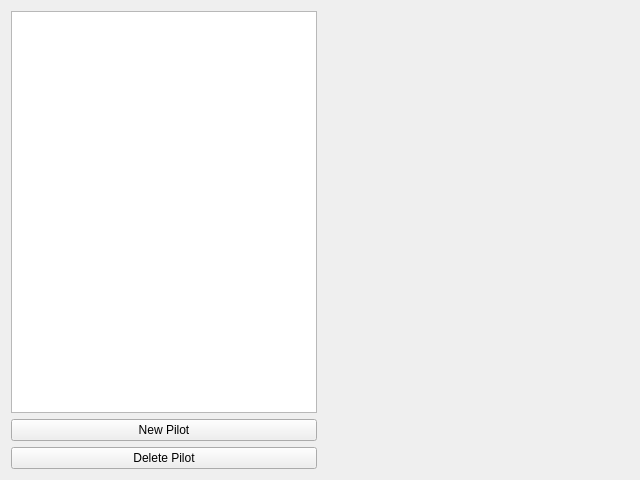
<?xml version="1.0" encoding="UTF-8"?>
<ui version="4.0">
 <class>PilotsWidget</class>
 <widget class="QWidget" name="PilotsWidget">
  <property name="geometry">
   <rect>
    <x>0</x>
    <y>0</y>
    <width>640</width>
    <height>480</height>
   </rect>
  </property>
  <property name="windowTitle">
   <string>Form</string>
  </property>
  <layout class="QGridLayout" name="gridLayout">
   <item row="0" column="0">
    <widget class="QTableView" name="tableView"/>
   </item>
   <item row="0" column="1">
    <layout class="QHBoxLayout" name="horizontalLayout">
     <item>
      <spacer name="horizontalSpacer">
       <property name="orientation">
        <enum>Qt::Horizontal</enum>
       </property>
       <property name="sizeHint" stdset="0">
        <size>
         <width>40</width>
         <height>20</height>
        </size>
       </property>
      </spacer>
     </item>
     <item>
      <widget class="QStackedWidget" name="stackedWidget">
       <widget class="QWidget" name="page"/>
       <widget class="QWidget" name="page_2"/>
      </widget>
     </item>
     <item>
      <spacer name="horizontalSpacer_2">
       <property name="orientation">
        <enum>Qt::Horizontal</enum>
       </property>
       <property name="sizeHint" stdset="0">
        <size>
         <width>40</width>
         <height>20</height>
        </size>
       </property>
      </spacer>
     </item>
    </layout>
   </item>
   <item row="1" column="0">
    <widget class="QPushButton" name="newButton">
     <property name="text">
      <string>New Pilot</string>
     </property>
    </widget>
   </item>
   <item row="2" column="0">
    <widget class="QPushButton" name="deletePushButton">
     <property name="text">
      <string>Delete Pilot</string>
     </property>
    </widget>
   </item>
  </layout>
 </widget>
 <resources/>
 <connections/>
</ui>
